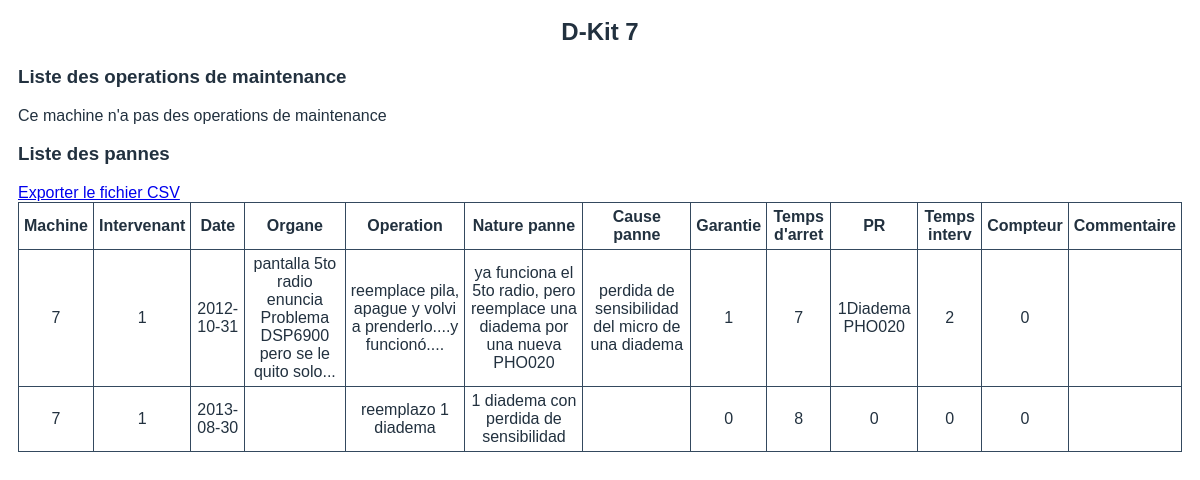
The app's page /operations.php?id=7&nombre=D-Kit 7 with its own data.
### tables this page shows
CREATE TABLE `panne` (
  `id_panne` int(11) NOT NULL,
  `id_machine` int(11) NOT NULL,
  `id_interv` int(11) NOT NULL,
  `date` date NOT NULL,
  `organe` varchar(200) DEFAULT NULL,
  `operation` varchar(200) DEFAULT NULL,
  `nature_panne` varchar(200) DEFAULT NULL,
  `cause_panne` varchar(200) DEFAULT NULL,
  `garantie` tinyint(1) NOT NULL DEFAULT '0',
  `temps_darret` int(11) DEFAULT NULL,
  `PR` varchar(100) DEFAULT NULL,
  `tps_interv` int(11) DEFAULT NULL,
  `compteur` int(11) DEFAULT NULL,
  `commentaire` text
);

### operations.php (the view, shortened to what this page needs)
<?php
	require_once 'conexion.php';
	$enlace = mysqli_connect($hostname, $username, $password, $database);
	$id = $_GET["id"];
	$query_panne = "SELECT * FROM panne WHERE id_machine=".$id;
	$query_maint = "SELECT * FROM maintenance WHERE id_machine=".$id;
	$resultado_panne = mysqli_query($enlace, $query_panne);
	$resultado_maint = mysqli_query($enlace, $query_maint);
	$nombre = $_GET["nombre"];
?>
<html>
	<head>
		<link rel="stylesheet" type="text/css" href="CSS/operations_style.css">
	</head>
	<body>
		<center><h2><?php echo $nombre; ?></h2></center>
		<h3>Liste des operations de maintenance</h3>
		<?php if(mysqli_num_rows($resultado_maint)>0) { ?>
		<a href="exportar_maintenance.php?id=<?php echo $id; ?>&nombre=<?php echo $nombre; ?>" target="_blank">Exporter le fichier CSV</a>
		<br/>
		<table border="1" cellpadding="5" cellspace="5">
		<tr>
		    <th>Machine</th>
		    <th>Operation</th>
		    <th>Intervenant</th>
		    <th>Date</th>
		    <th>Echeance</th>
		    <th>Compteur</th>
		    <th>Comentaire</th>
		</tr>
		<?php while ($fila_maint = mysqli_fetch_assoc($resultado_maint)) { ?>
        <tr>
        	<td><?php echo $fila_maint["id_machine"] ?></td>
        	<td><?php echo $fila_maint["id_oper"] ?></td>
        	<td><?php echo $fila_maint["id_interv"] ?></td>
        	<td><?php echo $fila_maint["date"] ?></td>
        	<td><?php echo $fila_maint["echeance"] ?></td>
        	<td><?php echo $fila_maint["compteur"] ?></td>
        	<td><?php echo $fila_maint["commentaire"] ?></td>
    	</tr>
		<?php } ?>
		</table>
		<?php } else echo "Ce machine n'a pas des operations de maintenance";?>
		<h3>Liste des pannes</h3>
		<?php if(mysqli_num_rows($resultado_panne)>0) { ?>
		<a href="exportar_panne.php?id=<?php echo $id; ?>&nombre=<?php echo $nombre; ?>" target="_blank">Exporter le fichier CSV</a>
		<br/>
		<table border="1" cellpadding="5" cellspace="5">
		<tr>
		    <th>Machine</th>
		    <th>Intervenant</th>
		    <th>Date</th>
		    <th>Organe</th>
		    <th>Operation</th>
		    <th>Nature panne</th>
		    <th>Cause panne</th>
		    <th>Garantie</th>
		    <th>Temps d'arret</th>
		    <th>PR</th>
		    <th>Temps interv</th>
		    <th>Compteur</th>
		    <th>Commentaire</th>
		</tr>
		<?php while ($fila_panne = mysqli_fetch_assoc($resultado_panne)) { ?>
        <tr>
        	<td><?php echo $fila_panne["id_machine"] ?></td>
        	<td><?php echo $fila_panne["id_interv"] ?></td>
        	<td><?php echo $fila_panne["date"] ?></td>
        	<td><?php echo $fila_panne["organe"] ?></td>
        	<td><?php echo $fila_panne["operation"] ?></td>
        	<td><?php echo $fila_panne["nature_panne"] ?></td>
        	<td><?php echo $fila_panne["cause_panne"] ?></td>
        	<td><?php echo $fila_panne["garantie"] ?></td>
        	<td><?php echo $fila_panne["temps_darret"] ?></td>
        	<td><?php echo $fila_panne["PR"] ?></td>
        	<td><?php echo $fila_panne["tps_interv"] ?></td>
        	<td><?php echo $fila_panne["compteur"] ?></td>
        	<td><?php echo $fila_panne["commentaire"] ?></td>
    	</tr>
		<?php } ?>
		</table>
		<?php } else echo "Ce machine n'a pas des pannes";?>
	</body>
</html>

### CSS/operations_style.css (style rules this page uses)
* { font-family: 'Montserrat', sans-serif; }
body { padding: 10px; color: #22313f; }
table { border-collapse: collapse; background: #fff; border-radius: 5px; color: #22313f; }
table tr th,td { text-align: center; border: 1px solid #34495e; }

### records on screen
panne: id_machine "7", id_interv "1", date "2012-10-31", organe "pantalla 5to radio enuncia Problema DSP6900 pero se le quito solo...", operation "reemplace pila, apague y volvi a prenderlo....y funcionó....", nature_panne "ya funciona el 5to radio, pero reemplace una diadema por una nueva PHO020", cause_panne "perdida de sensibilidad del micro de una diadema", garantie "1", temps_darret "7", PR "1Diadema PHO020", tps_interv "2", compteur "0"
panne: id_machine "7", id_interv "1", date "2013-08-30", operation "reemplazo 1 diadema", nature_panne "1 diadema con perdida de sensibilidad", garantie "0", temps_darret "8", PR "0", tps_interv "0", compteur "0"

### other values on screen
$nombre "D-Kit 7"
